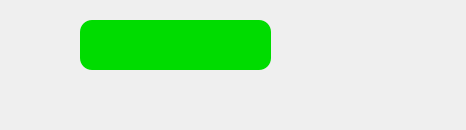
<?xml version="1.0" encoding="UTF-8"?>
<ui version="4.0">
 <class>TextChatInfoItem</class>
 <widget class="QWidget" name="TextChatInfoItem">
  <property name="geometry">
   <rect>
    <x>0</x>
    <y>0</y>
    <width>466</width>
    <height>130</height>
   </rect>
  </property>
  <property name="sizePolicy">
   <sizepolicy hsizetype="Preferred" vsizetype="Preferred">
    <horstretch>0</horstretch>
    <verstretch>0</verstretch>
   </sizepolicy>
  </property>
  <property name="windowTitle">
   <string>Form</string>
  </property>
  <widget class="QTextEdit" name="te_info">
   <property name="enabled">
    <bool>true</bool>
   </property>
   <property name="geometry">
    <rect>
     <x>70</x>
     <y>20</y>
     <width>211</width>
     <height>50</height>
    </rect>
   </property>
   <property name="sizePolicy">
    <sizepolicy hsizetype="Fixed" vsizetype="Fixed">
     <horstretch>0</horstretch>
     <verstretch>0</verstretch>
    </sizepolicy>
   </property>
   <property name="minimumSize">
    <size>
     <width>100</width>
     <height>50</height>
    </size>
   </property>
   <property name="maximumSize">
    <size>
     <width>1000</width>
     <height>1000</height>
    </size>
   </property>
   <property name="styleSheet">
    <string notr="true">border-radius:12px;
background-color: rgb(0, 220, 0);
font: 75 16pt;
margin-left:10px;
margin-right:10px;</string>
   </property>
   <property name="html">
    <string>&lt;!DOCTYPE HTML PUBLIC &quot;-//W3C//DTD HTML 4.0//EN&quot; &quot;http://www.w3.org/TR/REC-html40/strict.dtd&quot;&gt;
&lt;html&gt;&lt;head&gt;&lt;meta name=&quot;qrichtext&quot; content=&quot;1&quot; /&gt;&lt;style type=&quot;text/css&quot;&gt;
p, li { white-space: pre-wrap; }
&lt;/style&gt;&lt;/head&gt;&lt;body style=&quot; font-family:'SimSun'; font-size:16pt; font-weight:72; font-style:normal;&quot;&gt;
&lt;p style=&quot;-qt-paragraph-type:empty; margin-top:0px; margin-bottom:0px; margin-left:0px; margin-right:0px; -qt-block-indent:0; text-indent:0px;&quot;&gt;&lt;br /&gt;&lt;/p&gt;&lt;/body&gt;&lt;/html&gt;</string>
   </property>
  </widget>
  <widget class="QLabel" name="lb_image">
   <property name="geometry">
    <rect>
     <x>300</x>
     <y>-10</y>
     <width>100</width>
     <height>100</height>
    </rect>
   </property>
   <property name="sizePolicy">
    <sizepolicy hsizetype="Fixed" vsizetype="Fixed">
     <horstretch>50</horstretch>
     <verstretch>50</verstretch>
    </sizepolicy>
   </property>
   <property name="minimumSize">
    <size>
     <width>100</width>
     <height>100</height>
    </size>
   </property>
   <property name="maximumSize">
    <size>
     <width>100</width>
     <height>100</height>
    </size>
   </property>
   <property name="autoFillBackground">
    <bool>false</bool>
   </property>
   <property name="styleSheet">
    <string notr="true">border-radius:20px;
margin-left:10px;
margin-right:10px;</string>
   </property>
   <property name="frameShape">
    <enum>QFrame::NoFrame</enum>
   </property>
   <property name="text">
    <string/>
   </property>
   <property name="pixmap">
    <pixmap resource="../res.qrc">:/icon/head_picture/2.png</pixmap>
   </property>
  </widget>
 </widget>
 <resources>
  <include location="../res.qrc"/>
 </resources>
 <connections/>
</ui>
